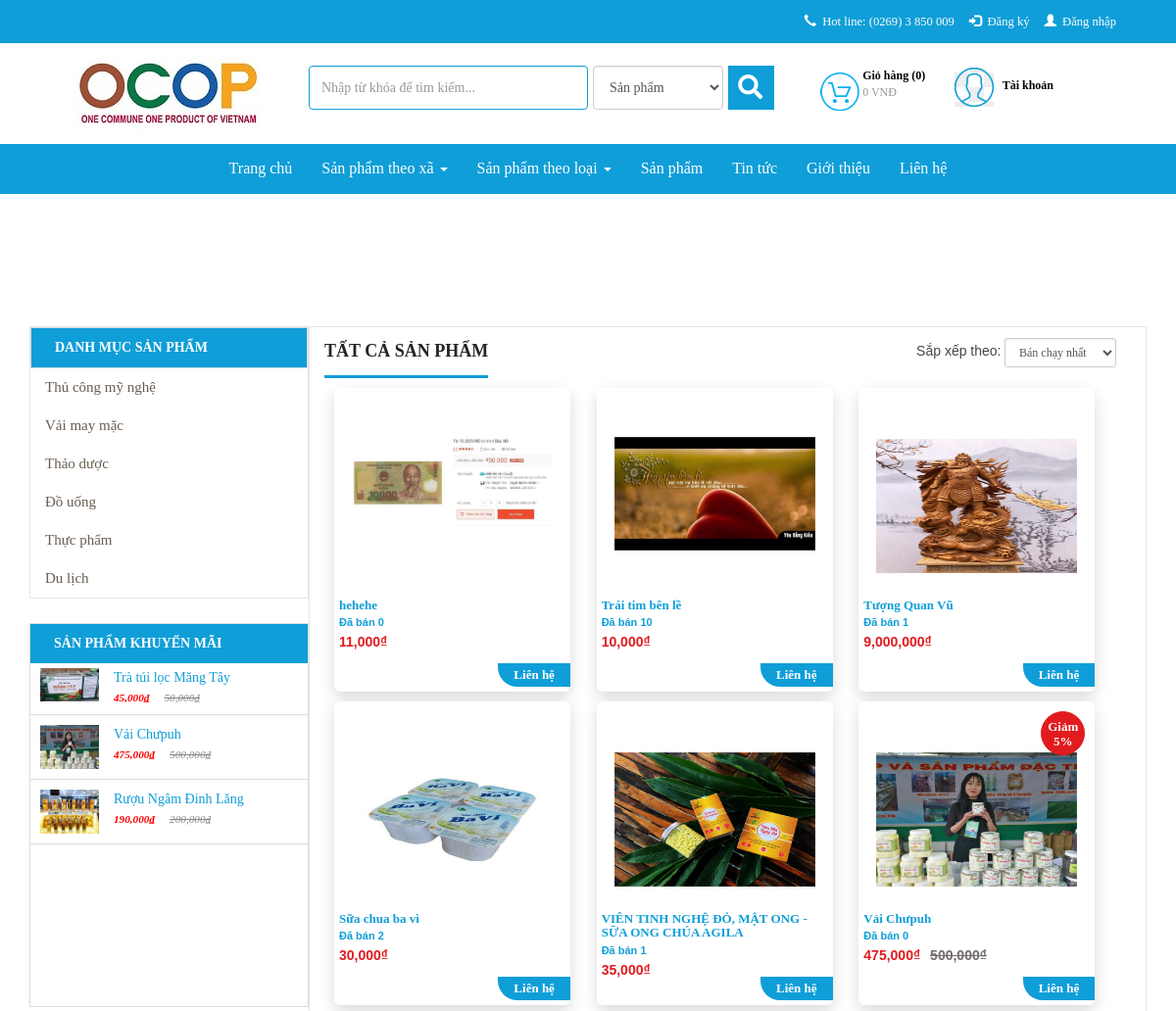
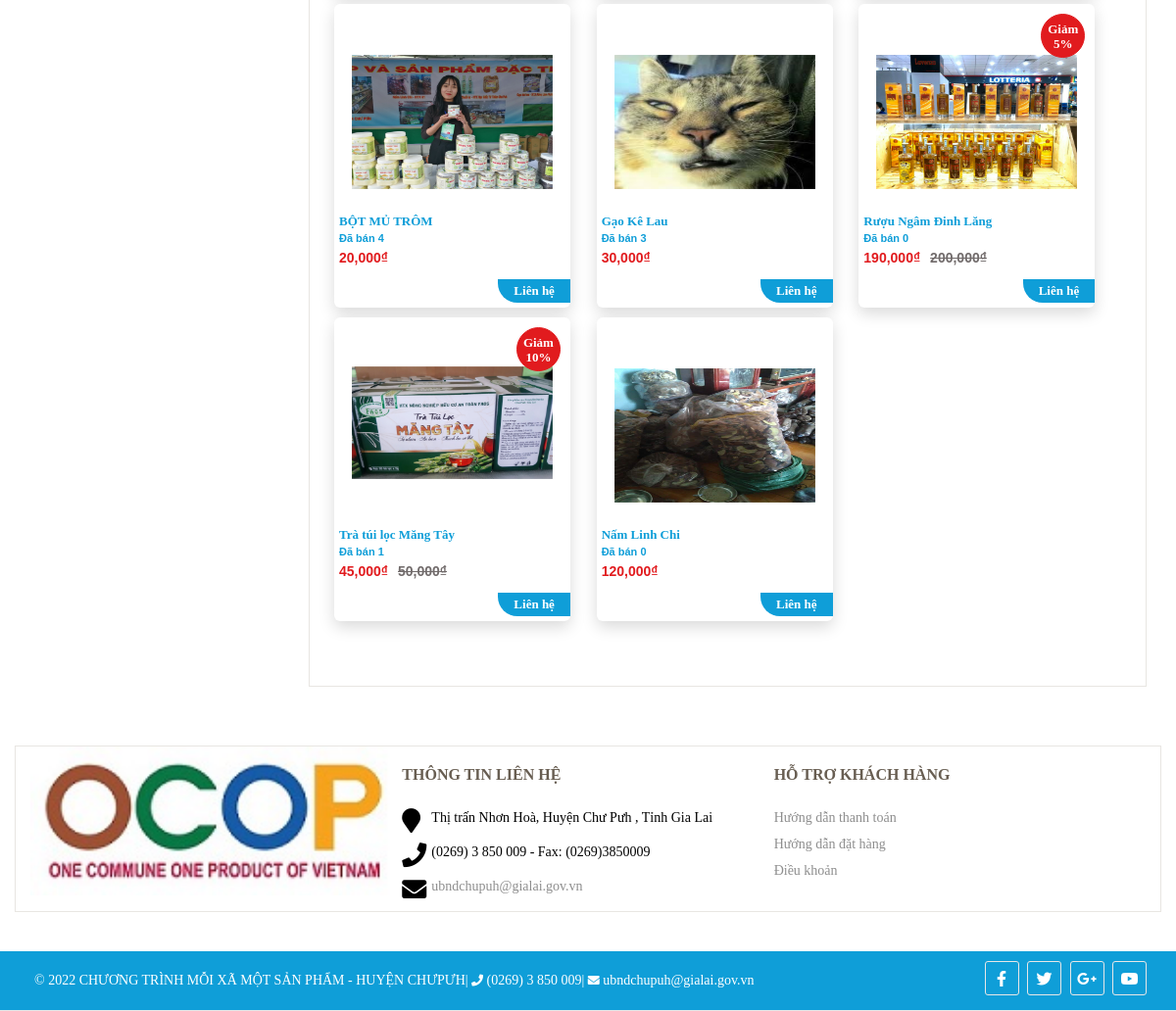
Before: /san-pham/1 with the older database file (2 pictures, top to bottom).
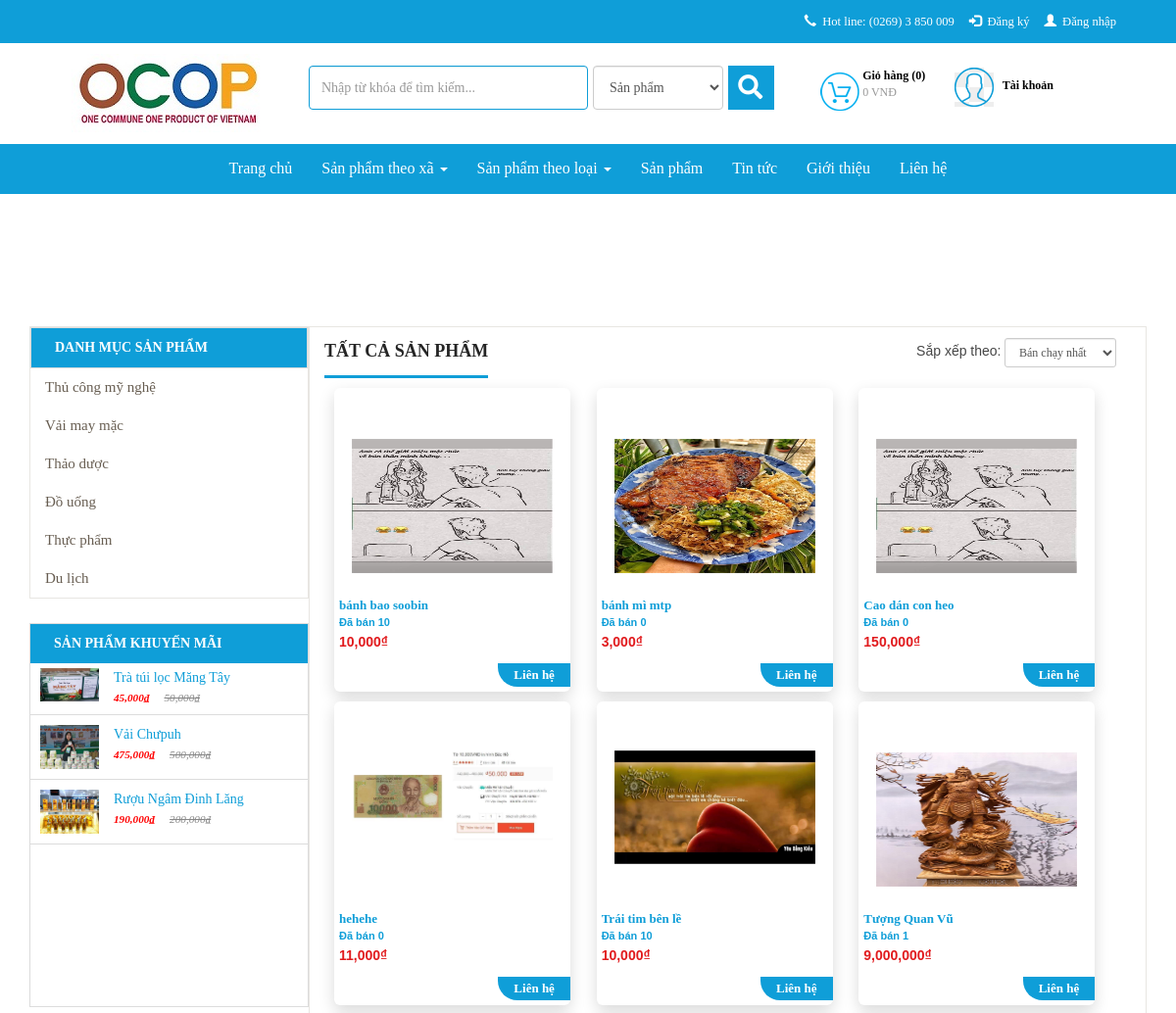
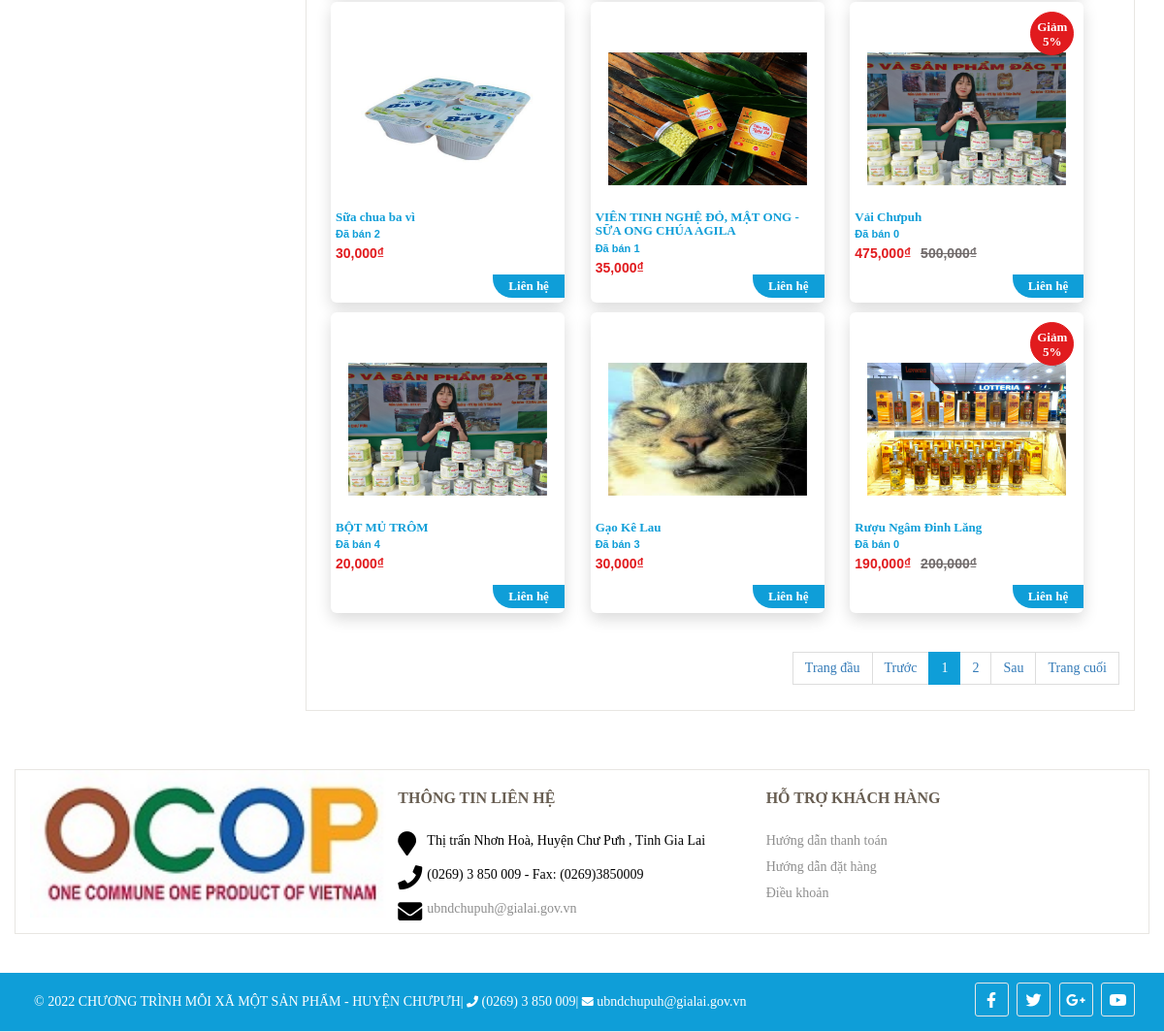
After: the same page with the newer database file (2 pictures, top to bottom).
### tables this page shows
CREATE TABLE `db_category` (
  `id` int(11) NOT NULL,
  `name` varchar(255) NOT NULL,
  `link` varchar(255) NOT NULL,
  `level` int(2) NOT NULL,
  `parentid` int(11) NOT NULL,
  `orders` varchar(5) DEFAULT NULL,
  `created_at` datetime NOT NULL,
  `created_by` varchar(255) NOT NULL,
  `updated_at` datetime NOT NULL,
  `updated_by` varchar(255) NOT NULL,
  `trash` tinyint(1) NOT NULL DEFAULT 1,
  `status` tinyint(1) NOT NULL DEFAULT 1
);

CREATE TABLE `db_product` (
  `id` int(11) NOT NULL,
  `catid` int(11) NOT NULL,
  `name` varchar(255) NOT NULL,
  `alias` varchar(255) NOT NULL,
  `avatar` varchar(255) NOT NULL,
  `img` varchar(255) NOT NULL,
  `sortDesc` text NOT NULL,
  `detail` text NOT NULL,
  `producer` int(11) NOT NULL,
  `number` int(11) NOT NULL,
  `number_buy` int(11) NOT NULL,
  `sale` int(3) DEFAULT NULL,
  `price` int(11) NOT NULL,
  `price_sale` int(11) NOT NULL,
  `created` datetime NOT NULL,
  `created_by` varchar(100) NOT NULL DEFAULT 'HDL',
  `modified` datetime NOT NULL,
  `modified_by` varchar(100) NOT NULL DEFAULT 'HDL',
  `trash` int(1) NOT NULL DEFAULT 1,
  `status` int(1) NOT NULL DEFAULT 1,
  `userId` int(11) DEFAULT NULL,
  `img2` varchar(255) DEFAULT NULL,
  `img3` varchar(255) DEFAULT NULL,
  `img4` varchar(255) DEFAULT NULL,
  `is_hot` int(11) NOT NULL DEFAULT 0
);

### application/controllers/Sanpham.php (called while the page is built, shortened)
<?php
class Sanpham extends CI_Controller {
    function __construct() {
        $this->load->model('frontend/Mproduct');
		$this->load->model('frontend/Mproducer');
        $this->load->model('frontend/Mcategory');
		$this->load->model('frontend/Mevaluate');
		$this->load->model('backend/Muser');
        $this->data['com']='sanpham';
        $this->load->library('session');
        $this->load->library('phantrang');
    }
    public function index(){
        if(isset($_POST['sapxep'])){
            $dksx=$_POST['sapxep'];
            $char = explode('-', $dksx);
            $f=$char[0];
            $od=$char[1];
            $data = array('0' => $f, '1' =>$od);
            $this->session->set_userdata('sortby', $data);
        }else{
            if($this->session->userdata('sortby')){
                $data = $this->session->userdata('sortby');
                $f=$data[0];
                $od=$data[1];
            }else{
                $f='created';
                $od='desc';
            }
        }
        $this->load->library('phantrang');
        $limit=12;
        $current=$this->phantrang->PageCurrent();
        $first=$this->phantrang->PageFirst($limit, $current);
        $total=$this->Mproduct->product_sanpham_count();
        $this->data['strphantrang']=$this->phantrang->PagePer($total, $current, $limit, $url='san-pham');
        $this->data['list']=$this->Mproduct->product_sanpham($limit,$first,$f,$od);
        $this->data['title']='OCOP CHƯPƯH - Tất cả sản phẩm';
        $this->data['view']='index';
        if(isset($_POST['sapxep'])){
            $result=$this->load->view('frontend/components/sanpham/index_order',$this->data,true);
            echo json_encode($result);
        }else{
            $this->load->view('frontend/layout',$this->data);
        }
    }
}

### index.php (called while the page is built, shortened)
<?php
require_once BASEPATH.'core/CodeIgniter.php';

### application/models/frontend/Mcategory.php (called while the page is built, shortened)
<?php
class Mcategory extends CI_Model {
    public function __construct()
    {
        $this->table = $this->db->dbprefix('category');
    }
    public function category_menu($parentid)
    {
        $this->db->where('parentid', $parentid);
        $this->db->where('status', 1);
        $this->db->where('trash', 1);
        $this->db->order_by('orders asc, updated_at desc');
        $query = $this->db->get($this->table);
        return $query->result_array();
    }
}

### application/models/frontend/Mproduct.php (called while the page is built, shortened)
<?php
class Mproduct extends CI_Model {
    public function __construct()
    {
        $this->table = $this->db->dbprefix('product');
    }
    public function product_sanpham($limit,$first,$f,$od)
    {
        $this->db->where('trash', 1);
        $this->db->order_by($f, $od);
        $query = $this->db->get($this->table, $limit,$first);
        return $query->result_array();
    }
    public function product_sanpham_count()
    {
        $this->db->where('status', 1);
        $this->db->where('trash', 1);
        $query = $this->db->get($this->table);
        return count($query->result_array());
    }
    public function product_sale($limit)
    {
        $this->db->where('status', 1);
        $this->db->where('trash', 1);
        $this->db->limit($limit);
        $this->db->order_by('sale', 'desc');
        $this->db->order_by('modified', 'desc');
        $query = $this->db->get($this->table);
        return $query->result_array();
    }
}

### application/models/backend/Muser.php (called while the page is built, shortened)
<?php if ( ! defined('BASEPATH')) exit('No direct script access allowed');
class Muser extends CI_Model {
	public function __construct(){
        $this->table = $this->db->dbprefix('user');
    }
    function user_detail_id_fg($id){
        $this->db->where('id', $id);
        $this->db->where('status', 1);
        $this->db->where('trash', 1);
        $query = $this->db->get($this->table);
        return $query->row_array();
    }
}

### application/views/frontend/components/sanpham/index.php (the view, shortened to what the changed rows need)
<section id="product-all" class="collection">
	<div class="slider">
		<div class="container">
            <div class="col-xs-12 col-sm-12 col-md-3 col-lg-3">
                <div class="col-xs-12 col-sm-12 col-md-12 col-lg-12 list-menu pull-left">
                    <?php $this->load->view('frontend/modules/category'); ?>
                </div>
                <?php $this->load->view('frontend/modules/product-sale'); ?>
            </div>
            <div class="col-xs-12 col-sm-12 col-md-9 col-lg-9 product-content">
             <div class="product-wrap">
               <div class="collection__title">
                   <h1><span>Tất cả sản phẩm</span></h1>
                <div class="collection-filter" id = "list-product">
                  <div class="category-products clearfix">
                     <div class="products-grid clearfix">
                        <?php if(count($list)==0): ?>
                            <p>Không có sản phẩm !</p>
                            <?php else : ?>
                                <?php foreach ($list as $sp) :?>
                                    <div class="col-md-4 col-lg-4 col-xs-6 col-12 detail-box">
                                        <div class="product-lt">
                                            <div class="lt-product-group-image">
                                                <a id = "zoomOut" href="<?php echo $sp['alias'] ?>" title="<?php echo $sp['name'] ?>" >
												<figure>
                                                    <img class="img-p"src="public/images/products/<?php echo $sp['avatar'] ?>" alt="">
												</figure>
                                                </a>
                                                <?php if($sp['sale'] > 0) :?>
                                                    <div class="giam-percent">
                                                        <span class="text-giam-percent">Giảm <?php echo $sp['sale'] ?>%</span>
                                                    </div>
                                                <?php endif; ?>
                                            </div>
                                            <div class="lt-product-group-info">
                                                <a href="<?php echo $sp['alias'] ?>" title="<?php echo $sp['name'] ?>">
                                                    <h3><?php echo $sp['name'] ?></h3>
                                                </a>
												<div>
												<span class="sell_num">Đã bán <?php echo(number_format($sp['number_buy'])); ?></span>
												</div>
                                                <div class="price-box">
                                                    <?php if($sp['sale'] > 0) :?>
                                                        <p class="old-price">
                                                            <span class="price"><?php echo(number_format($sp['price'])); ?>₫</span>
                                                        </p>
                                                        <p class="special-price">
                                                            <span class="price"><?php echo(number_format($sp['price_sale'])); ?>₫</span>
                                                        </p>
                                                        <?php else: ?>
                                                           <p class="old-price">
                                                            <span class="price" style="color: #fff"><?php echo(number_format($sp['price'])); ?>₫</span>
                                                        </p>
                                                        <p class="special-price">
                                                            <span class="price"><?php echo(number_format($sp['price'])); ?>₫</span>
                                                        </p>
                                                    <?php endif;?>
                                                </div>
												<div class="lienhe">
													<a href="<?php echo base_url() ?>doanhngiep/detail/<?php $producer = $this->Muser->user_detail_id_fg($sp['userId']);echo $producer['id'] ?>" title="">
														<h3>Liên hệ</h3>
													</a>
												</div>
                                            </div>
                                        </div>
                                    </div>
                                <?php endforeach; ?>
                            </div>
                            <div class = "text-center pull-right">
                                <ul class ="pagination">
                                    <?php echo $strphantrang; ?>
                                </ul>
                            </div>
                        <?php endif; ?>
                    </div>
                </div>
            </div>
        </div>
    </div>
</div>
</div>
</section>

### application/views/frontend/modules/category.php (shortened to what the changed rows need)
<?php
$listcat = $this->Mcategory->category_menu(0);
$html_menu='<ul class="main-ul">';
foreach ($listcat as $menu) {
    $html_menu.='<li>';
    $html_menu.="<a href='san-pham/".$menu['link']." ' title=' ".$menu['name']."'>";
    $html_menu.=$menu['name'];
    $html_menu.='</i>';
    $html_menu.="</a>";
    $html_menu.="</li>";
}
$html_menu.="</ul>";
echo $html_menu;
?>

### application/views/frontend/modules/product-sale.php (shortened to what the changed rows need)
<div class="col-xs-12 col-sm-12 col-md-12 col-lg-12 products-sale-off">
    <div class="widget">
        <div class="panel-left-body">
            <?php
                $list = $this->Mproduct->product_sale('4');
                $html_menu='<div id="post-list-footer" class="sidebar_menu">';
                foreach ($list as $menu) {
                    if($menu['sale'] > 0){
                        $html_menu.="<div class = 'spost clearfix'>";
                            $html_menu.="<div class='entry-image'>";
                                $html_menu.="<a href=".$menu['alias']." title=' ".$menu['name']."'>";
                                    $html_menu.="<img src='public/images/products/".$menu['img']."'>";
                                $html_menu.="</a>";
                            $html_menu.='</div>';
                            $html_menu.='<div class="entry-c" style="width:194px;">';
                                $html_menu.='<div class="entry-title">';
                                    $html_menu.="<a class='ws-nw overflow ellipsis' href=".$menu['alias']." title=' ".$menu['name']."'>";
                                        $html_menu.=$menu['name'];
                                    $html_menu.="</a>";
                                $html_menu.='</div>';
                                $html_menu.='<ul class="entry-meta">';
                                    $html_menu.='<li class="color">';
                                        $html_menu.="<ins>".number_format($menu['price_sale']).'₫'."</ins>";
                                        $html_menu.="<del>".number_format($menu['price']).'₫'."</del>";
                                    $html_menu.='</li>';
                                $html_menu.='</ul>';
                            $html_menu.='</div>';
                        $html_menu.="</div>";
                    }
                }
                $html_menu.="</div>";
            echo $html_menu;
            ?>
        </div>
    </div>
</div>

### application/libraries/phantrang.php (shortened to what the changed rows need)
<?php if ( ! defined('BASEPATH')) exit('No direct script access allowed');
class Phantrang{
	function PagePer($total, $current, $limit, $url='')
	{
		$numPage = floor( $total / $limit);
		if(( $total / $limit) - $numPage > 0)
		{
			$numPage += 1;
		}
		$html = '';
		if( $numPage == 1)
			return '';
		if( $current == 1)
		{
			$html.= "<li class = 'hidden-xs'><a>Trang đầu</a></li>";
			$html.= "<li><a>Trước</a></li>";
		}
		else
		{
			$html.= "<li class = 'hidden-xs'><a href='$url/1'>Trang đầu</a></li>";
			$html.= "<li><a href='$url/".($current - 1)."'>Trước</a></li>";
		}
		if($current <= 3)
		{
			for($i = 1; ($i <= 5) && ($i <= $numPage); $i++)
			{
				if($i == $current)
				{
					$html.= "<li class = 'active'><a>".$i."</a></li>";
				}
				else
				{
					$html.= "<li><a href='$url/$i'>$i</a></li>";
				}
			}
		}
		if($current == $numPage)
		{
			$html.= "<li><a>Sau</a></li>";
			$html.= "<li class = 'hidden-xs'><a>Trang cuối</a></li>";
		}
		else
		{
			$html.="<li><a href='$url/".($current + 1)."'>Sau</a></li>";
			$html.="<li class = 'hidden-xs'><a href='$url/$numPage'>Trang cuối</a></li>";
		}
		return $html;
	}
}

Changed rows visible on the page:
no longer on one of the page's lists (row unchanged): db_product: sale "10", name "Trà túi lọc Măng Tây", number_buy "1", price "50,000", price_sale "45,000"
no longer on this page (row unchanged): db_product: avatar (picture), name "Nấm Linh Chi", number_buy "0", price "120,000", shown under "TẤT CẢ SẢN PHẨM"
added db_product: avatar (picture), name "bánh bao soobin", number_buy "10", price "10,000", shown under "TẤT CẢ SẢN PHẨM"
added db_product: avatar (picture), name "bánh mì mtp", number_buy "0", price "3,000", shown under "TẤT CẢ SẢN PHẨM"
added db_product: avatar (picture), name "Cao dán con heo", number_buy "0", price "150,000", shown under "TẤT CẢ SẢN PHẨM"
Other visible differences:
text now shown: "Trang đầu Trước Sau Trang cuối"
new list line: "1"
new list line: "2"
